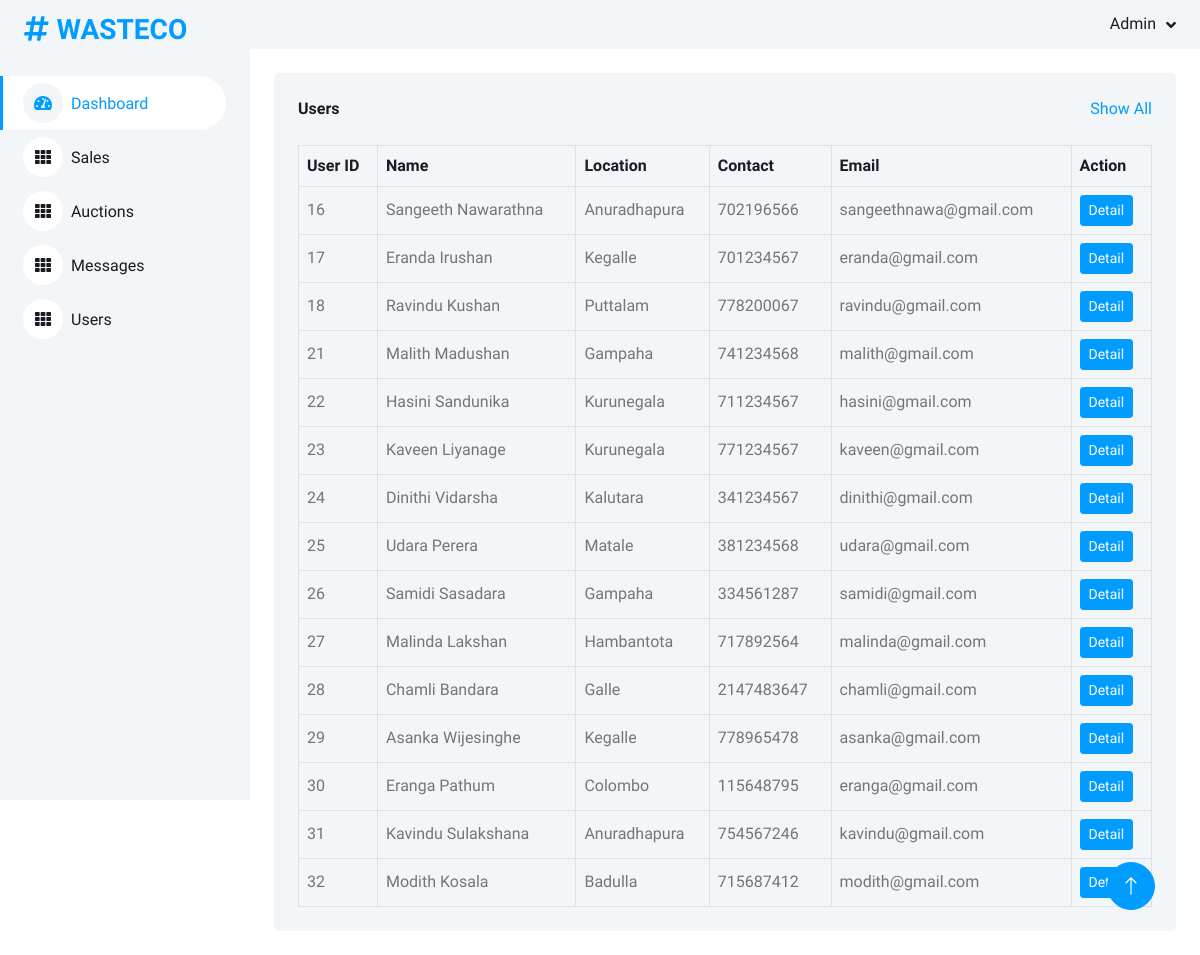
Page /admin/users.php (signed in) on the committed database.
### tables this page shows
CREATE TABLE `user` (
  `userID` int(11) NOT NULL,
  `name` varchar(50) NOT NULL,
  `password` varchar(50) NOT NULL,
  `location` varchar(50) NOT NULL,
  `contact` int(11) NOT NULL,
  `email` varchar(50) NOT NULL
);

### admin/users.php (the view, shortened to what this page needs)
<?php
$con = mysqli_connect("localhost:3306", "root", "", "wasteco");
$sqlUsers = "SELECT * FROM user";
$sqlUsersResult = mysqli_query($con, $sqlUsers);
?>
<!DOCTYPE html>
<html lang="en">
<head>
    <link href="https://cdnjs.cloudflare.com/ajax/libs/font-awesome/5.10.0/css/all.min.css" rel="stylesheet">
    <link href="https://cdn.jsdelivr.net/npm/bootstrap-icons@1.4.1/font/bootstrap-icons.css" rel="stylesheet">
    <link href="lib/owlcarousel/assets/owl.carousel.min.css" rel="stylesheet">
    <link href="lib/tempusdominus/css/tempusdominus-bootstrap-4.min.css" rel="stylesheet"/>
    <link href="css/bootstrap.min.css" rel="stylesheet">
    <link href="css/style.css" rel="stylesheet">
</head>
<body>
<div class="container-xxl position-relative bg-white d-flex p-0">
    <?php
    include "./templates/sideBar.php";
    ?>
    <div class="content">
        <nav class="navbar navbar-expand bg-light navbar-light sticky-top px-4 py-0">
            <div class="navbar-nav align-items-center ms-auto">
                <div class="nav-item dropdown">
                    <a href="#" class="nav-link dropdown-toggle" data-bs-toggle="dropdown">
                        <span class="d-none d-lg-inline-flex">Admin</span>
                    </a>
                </div>
            </div>
        </nav>
        <div class="container-fluid pt-4 px-4">
            <div class="bg-light text-center rounded p-4">
                <div class="d-flex align-items-center justify-content-between mb-4">
                    <h6 class="mb-0">Users</h6>
                    <a href="">Show All</a>
                </div>
                <div class="table-responsive">
                    <table class="table text-start align-middle table-bordered table-hover mb-0">
                        <thead>
                        <tr class="text-dark">
                            <th scope="col">User ID</th>
                            <th scope="col">Name</th>
                            <th scope="col">Location</th>
                            <th scope="col">Contact</th>
                            <th scope="col">Email</th>
                            <th scope="col">Action</th>
                        </tr>
                        </thead>
                        <tbody>
                        <tr>
                            <?php
                            if (mysqli_num_rows($sqlUsersResult) > 0) {
                            foreach ($sqlUsersResult
                            as $rowUsers) {
                            ?>
                        <tr>
                            <td><?php echo $rowUsers['userID']; ?></td>
                            <td><?php echo $rowUsers['name']; ?></td>
                            <td><?php echo ucfirst($rowUsers['location']); ?></td>
                            <td><?php echo $rowUsers['contact']; ?></td>
                            <td><?php echo $rowUsers['email']; ?></td>
                            <td>
                                <form action="userView.php" method="post">
                                    <input type="submit" name="viewSeller" class="btn btn-sm btn-primary"
                                           value="Detail">
                                </form>
                            </td>
                        </tr>
                        <?php
                        }
                        } else {
                            ?>
                            <tr>
                                <td>No Data To Show</td>
                            </tr>
                            <?php
                        }
                        ?>
                        </tr>
                        </tbody>
                    </table>
                </div>
            </div>
        </div>
        <div class="container-fluid pt-4 ">
        </div>
    </div>
    <a href="#" class="btn btn-lg btn-primary btn-lg-square back-to-top"><i class="bi bi-arrow-up"></i></a>
</div>
</body>
</html>

### admin/css/style.css (style rules this page uses)
:root { --primary: #009CFF; --light: #F3F6F9; --dark: #191C24; }
.back-to-top { position: fixed; display: none; right: 45px; bottom: 45px; z-index: 99; }
.btn { transition: .5s; }
.btn.btn-primary { color: #FFFFFF; }
.btn-lg-square { width: 48px; height: 48px; }
.btn-square, .btn-sm-square, .btn-lg-square { padding: 0; display: inline-flex; align-items: center; justify-content: center; font-weight: normal; border-radius: 50px; }
.content { margin-left: 250px; min-height: 100vh; background: #FFFFFF; transition: 0.5s; }
@media (min-width: 992px) { .content { width: calc(100% - 250px); } }
.content .navbar .navbar-nav .nav-link { margin-left: 25px; padding: 12px 0; color: var(--dark); outline: none; }
.content .navbar .dropdown-toggle::after { margin-left: 6px; vertical-align: middle; border: none; content: "\f107"; font-family: "Font Awesome 5 Free"; font-weight: 900; transition: .5s; }

### rows in the picture
user: userID "16", name "Sangeeth Nawarathna", location "Anuradhapura", contact "702196566", email "sangeethnawa@gmail.com"
user: userID "17", name "Eranda Irushan", location "Kegalle", contact "701234567", email "eranda@gmail.com"
user: userID "18", name "Ravindu Kushan", location "Puttalam", contact "778200067", email "ravindu@gmail.com"
user: userID "21", name "Malith Madushan", location "Gampaha", contact "741234568", email "malith@gmail.com"
user: userID "22", name "Hasini Sandunika", location "Kurunegala", contact "711234567", email "hasini@gmail.com"
user: userID "23", name "Kaveen Liyanage", location "Kurunegala", contact "771234567", email "kaveen@gmail.com"
user: userID "24", name "Dinithi Vidarsha", location "Kalutara", contact "341234567", email "dinithi@gmail.com"
user: userID "25", name "Udara Perera", location "Matale", contact "381234568", email "udara@gmail.com"
user: userID "26", name "Samidi Sasadara", location "Gampaha", contact "334561287", email "samidi@gmail.com"
user: userID "27", name "Malinda Lakshan", location "Hambantota", contact "717892564", email "malinda@gmail.com"
user: userID "28", name "Chamli Bandara", location "Galle", contact "2147483647", email "chamli@gmail.com"
user: userID "29", name "Asanka Wijesinghe", location "Kegalle", contact "778965478", email "asanka@gmail.com"
user: userID "30", name "Eranga Pathum", location "Colombo", contact "115648795", email "eranga@gmail.com"
user: userID "31", name "Kavindu Sulakshana", location "Anuradhapura", contact "754567246", email "kavindu@gmail.com"
user: userID "32", name "Modith Kosala", location "Badulla", contact "715687412", email "modith@gmail.com"
